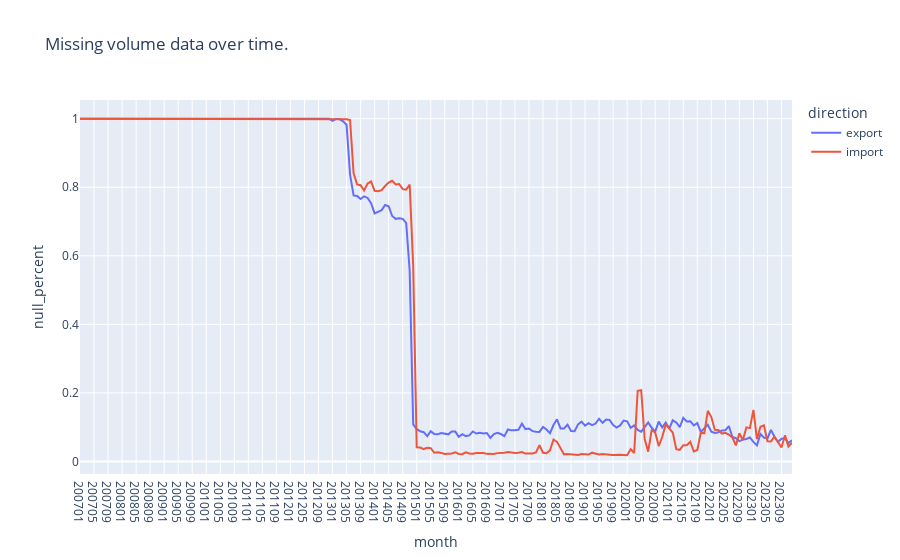

The code cell stored with this chart in its notebook:
### Markdown cell above
### Missing Data

### Code cell
nulls_over_time_plotly(main_lf, group_var='direction', time_var='month', value_var='teus', title='Missing volume data over time.')

### Figure 1 — Plotly figure (JSON) as saved in the notebook; plotly's stock layout.template omitted (floating-point values rounded to 4 significant figures; data arrays with more than 128 entries replaced by an {"elided": "..."} marker saying what was removed)
{"data": [{"hovertemplate": "direction=export<br>month=%{x}<br>null_percent=%{y}<extra></extra>", "legendgroup": "export", "line": {"color": "#636efa", "dash": "solid"}, "marker": {"symbol": "circle"}, "mode": "lines", "name": "export", "orientation": "v", "showlegend": true, "type": "scatter", "x": {"elided": "204 str values"}, "xaxis": "x", "y": {"elided": "204 float values"}, "yaxis": "y"}, {"hovertemplate": "direction=import<br>month=%{x}<br>null_percent=%{y}<extra></extra>", "legendgroup": "import", "line": {"color": "#EF553B", "dash": "solid"}, "marker": {"symbol": "circle"}, "mode": "lines", "name": "import", "orientation": "v", "showlegend": true, "type": "scatter", "x": {"elided": "204 str values"}, "xaxis": "x", "y": {"elided": "204 float values"}, "yaxis": "y"}], "layout": {"legend": {"title": {"text": "direction"}, "tracegroupgap": 0}, "title": {"text": "Missing volume data over time."}, "xaxis": {"anchor": "y", "domain": [0, 1], "title": {"text": "month"}}, "yaxis": {"anchor": "x", "domain": [0, 1], "title": {"text": "null_percent"}}}}
